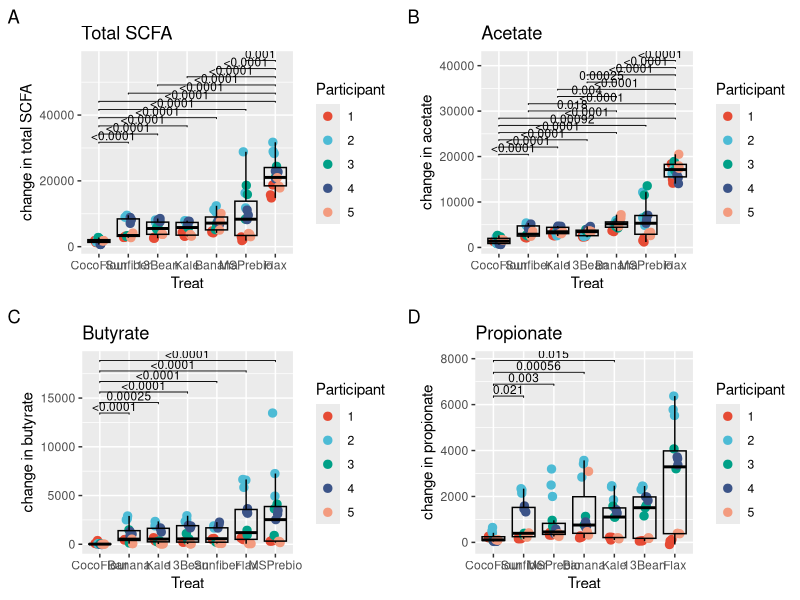

Write R code to recreate this figure.
# title: genius_fig_6
# author: Sarah Blecksmith
# purpose: change in SCFA by substrate


library(dplyr)
library(ggplot2)
library(ggpubr)
library(ggsci)
library(gridExtra)

scfa <- read.csv("data/scfa_noncontrols_all.csv", header = TRUE, stringsAsFactors = FALSE, check.names = FALSE)


scfa$Day <- factor(scfa$Day, levels = c("d0", "d1", "d2", "d3"), ordered = TRUE)
scfa <- scfa %>%
  dplyr::rename(lactate = "Lactic Acid") %>%
  dplyr::rename(propionate = "Propionic Acid") %>%
  dplyr::rename(acetate = "Acetic Acid") %>%
  dplyr::rename(butyrate = "Butyric Acid") %>%
  mutate(total_scfa = acetate + butyrate + propionate) %>%
  #  select(Day, Subject, Rep, Treat, total_scfa)  %>%
  filter(Subject != "NoSub" & Treat != "ctl-s") %>%
  filter(!(Subject == "Sub3" & Treat == "Flax" & Rep == "C")) %>%
  mutate(Subject = factor(
    Subject,
    levels=c("Sub1", "Sub2", "Sub3", "Sub4", "Sub5"),
    labels=c("1", "2", "3", "4", "5")))


# total scfa
samples_total_scfa <- scfa %>%
  select(Day, Subject, Rep, Treat, total_scfa)  %>%
  filter((Day == "d0" | Day == "d1") & Subject != "NoSub" & Treat != "ctl-s") #%>%

samples_total_scfa_diff <- samples_total_scfa %>%
  dplyr::group_by(Subject, Treat, Rep) %>%
  dplyr::arrange(Day, .by_group=TRUE)  %>%
  dplyr::summarise(
    delta_total_scfa = diff(total_scfa, lag = 1)) 
samples_total_scfa_diff$Treat = reorder(samples_total_scfa_diff$Treat, samples_total_scfa_diff$delta_total_scfa, median)
F6A <- ggplot(samples_total_scfa_diff, aes(x = Treat, y = delta_total_scfa)) +
  geom_point(size = 2.5, aes(color = Subject), position=position_jitterdodge(dodge.width=0.3))+
  geom_boxplot(outlier.shape = NA, color = "black", alpha = 0) + 
  scale_color_npg() +
  labs(title = "Total SCFA", tag = "A", color = "Participant") +
  ylab("change in total SCFA") +
  geom_pwc(
    method = "wilcox_test", label = "p.adj.format",
    p.adjust.method = "bonferroni",
    bracket.nudge.y = 0,
    hide.ns = TRUE,
    tip.length = .01,
    label.size = 3,
    step.increase = 0.08)

# acetate
samples_acetate <- scfa %>%
  select(Day, Subject, Rep, Treat, acetate)  %>%
  filter((Day == "d0" | Day == "d1") & Subject != "NoSub" & Treat != "ctl-s") #%>%

samples_acetate_diff <- samples_acetate %>%
  dplyr::group_by(Subject, Treat, Rep) %>%
  dplyr::arrange(Day, .by_group=TRUE)  %>%
  dplyr::summarise(
    delta_acetate = diff(acetate, lag = 1)) 
samples_acetate_diff$Treat = reorder(samples_acetate_diff$Treat, samples_acetate_diff$delta_acetate, median)
F6B <- ggplot(samples_acetate_diff, aes(x = Treat, y = delta_acetate)) +
  geom_point(size = 2.5, aes(color = Subject), position=position_jitterdodge(dodge.width=0.3))+
  geom_boxplot(outlier.shape = NA, color = "black", alpha = 0) + 
  scale_color_npg() +
  labs(title = "Acetate", tag = "B", color = "Participant") +
  ylab("change in acetate") +
  geom_pwc(
    method = "wilcox_test", label = "p.adj.format",
    p.adjust.method = "bonferroni",
    bracket.nudge.y = 0,
    hide.ns = TRUE,
    tip.length = .01,
    label.size = 3,
    step.increase = 0.08)


# butyrate
samples_butyrate <- scfa %>%
  select(Day, Subject, Rep, Treat, butyrate)  %>%
  filter((Day == "d0" | Day == "d1") & Subject != "NoSub" & Treat != "ctl-s") #%>%

samples_butyrate_diff <- samples_butyrate %>%
  dplyr::group_by(Subject, Treat, Rep) %>%
  dplyr::arrange(Day, .by_group=TRUE)  %>%
  dplyr::summarise(
    delta_butyrate = diff(butyrate, lag = 1)) 
samples_butyrate_diff$Treat = reorder(samples_butyrate_diff$Treat, samples_butyrate_diff$delta_butyrate, median)
F6C <- ggplot(samples_butyrate_diff, aes(x = Treat, y = delta_butyrate)) +
  geom_point(size = 2.5, aes(color = Subject), position=position_jitterdodge(dodge.width=0.3))+
  geom_boxplot(outlier.shape = NA, color = "black", alpha = 0) + 
  scale_color_npg() +
  labs(title = "Butyrate", tag = "C", color = "Participant") +
  ylab("change in butyrate") +
  geom_pwc(
    method = "wilcox_test", label = "p.adj.format",
    p.adjust.method = "bonferroni",
    bracket.nudge.y = 0,
    hide.ns = TRUE,
    tip.length = .01,
    label.size = 3,
    step.increase = 0.08)

# propionate
samples_propionate <- scfa %>%
  select(Day, Subject, Rep, Treat, propionate)  %>%
  filter((Day == "d0" | Day == "d1") & Subject != "NoSub" & Treat != "ctl-s") #%>%

samples_propionate_diff <- samples_propionate %>%
  dplyr::group_by(Subject, Treat, Rep) %>%
  dplyr::arrange(Day, .by_group=TRUE)  %>%
  dplyr::summarise(
    delta_propionate = diff(propionate, lag = 1)) 
samples_propionate_diff$Treat = reorder(samples_propionate_diff$Treat, samples_propionate_diff$delta_propionate, median)
F6D <- ggplot(samples_propionate_diff, aes(x = Treat, y = delta_propionate)) +
  geom_point(size = 2.5, aes(color = Subject), position=position_jitterdodge(dodge.width=0.3))+
  geom_boxplot(outlier.shape = NA, color = "black", alpha = 0) + 
  scale_color_npg() +
  labs(title = "Propionate", tag = "D", color = "Participant") +
  ylab("change in propionate") +
  geom_pwc(
    method = "wilcox_test", label = "p.adj.format",
    p.adjust.method = "bonferroni",
    bracket.nudge.y = 0,
    hide.ns = TRUE,
    tip.length = .01,
    label.size = 3,
    step.increase = 0.08)


F6 <- grid.arrange(F6A, F6B, F6C, F6D, clip="off", ncol = 2)
ggsave("figure_6.tiff", device = "tiff", dpi = 300, width = 15, height = 9, units = "in", path = "output", F6)
